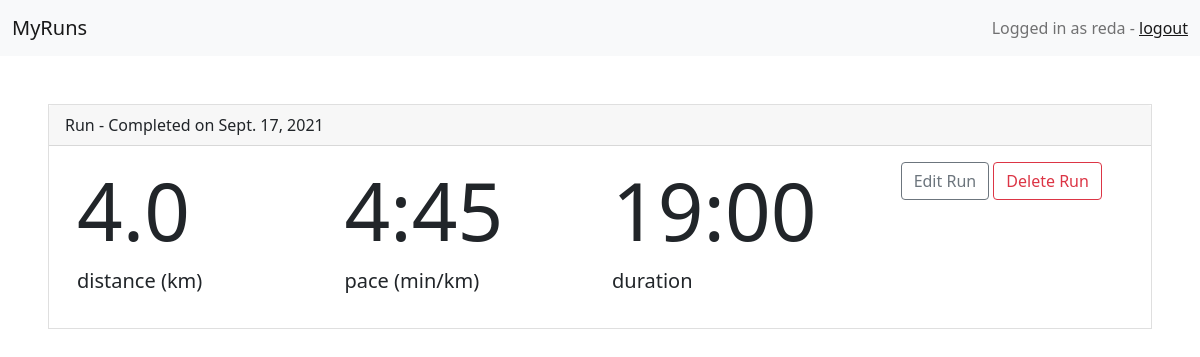
Screenshot of /run/6/ (signed in) with the database file from the repository.
### workout/models.py (models this page shows, shortened)
class Run(models.Model):
    ACTIVITY_CHOICES = (
        ('run', 'Run'),
        ('hike', 'Hike')
    )
    user = models.ForeignKey(User, on_delete=models.CASCADE, null=True, blank=True)
    activity = models.CharField(max_length=20, choices=ACTIVITY_CHOICES, default='run')
    name = models.CharField(max_length=20)
    created = models.DateTimeField(auto_now_add=True)
    distance = models.FloatField()
    duration = models.FloatField()
    pace = models.FloatField()
    date = models.DateField()
    class Meta:
        order_with_respect_to = 'user'

### workout/views.py (the view)
# urls.py: path('run/<str:pk>/', views.run_details, name='run_details'),
@login_required(login_url='login/')
def run_details(request, pk):
    run = Run.objects.get(id=pk, user=request.user)
    return render(request,
                  'workout/run/details.html',
                  {'run': run})

### workout/templatetags/workout_tags.py (called while the page is built)
@register.filter
def convert_to_minutes(value):
    seconds = float(value)-int(value)
    return '{}:{:02d}'.format(int(value),int(seconds*60))

### workout/templates/workout/run/details.html (shortened to what this page needs)
{% extends "base.html" %}
{% load workout_tags %}
{% block content %}
<div class="card-header">
    {{ run.name }} - Completed on {{ run.date }}
</div>
<div class="card-body">
    <div class="container">
        <div class="row">
            <div class="col-md-3">
                <h1 class="display-1">{{ run.distance }}</h1>
                <p class='lead'>distance (km)</p>
            </div>
            <div class="col-md-3">
                <h1 class="display-1">{{ run.pace|convert_to_minutes }}</h1>
                <p class="lead">pace (min/km)</p>
            </div>
            <div class="col-md-3">
                <h1 class="display-1">{{ run.duration|convert_to_minutes}}</h1>
                <p class="lead">duration</p>
            </div>
            <div class='col-md-3 text-center'>
                <a href="{% url 'workout:edit_run' run.id %}" class="btn btn-outline-secondary">Edit Run</a>
                <a href="{% url 'workout:delete_run' run.id %}" class="btn btn-outline-danger">Delete Run</a>
            </div>
        </div>
    </div>
</div>
 {% endblock %}

### workout/templates/base.html (shortened to what this page needs)
{% load static %}
<!DOCTYPE html>
<html>
<head>
    <link href="https://cdn.jsdelivr.net/npm/bootstrap@5.0.2/dist/css/bootstrap.min.css" rel="stylesheet"
>
</head>
<body>
    <nav class="navbar navbar-light bg-light">
        <div class="container-fluid">
          <span class="navbar-brand mb-0 h1">MyRuns</span>
          {% if user.is_authenticated %}
            <span class="navbar-text">
                Logged in as {{ user.username }} -
                <a href="{% url 'workout:logout' %}"">logout</a>
            </span>
          {% endif %}
        </div>
    </nav>
    <div class='card m-5 rounded-0'>
        {% block content %}
        {% endblock %}
    </div>
</body>
</html>

### rows the page displays
Run: name "Run", date "Sept. 17, 2021", distance "4.0", pace|convert_to_minutes "4:45", duration|convert_to_minutes "19:00"

### other values shown
{{ user.username }} "reda"
